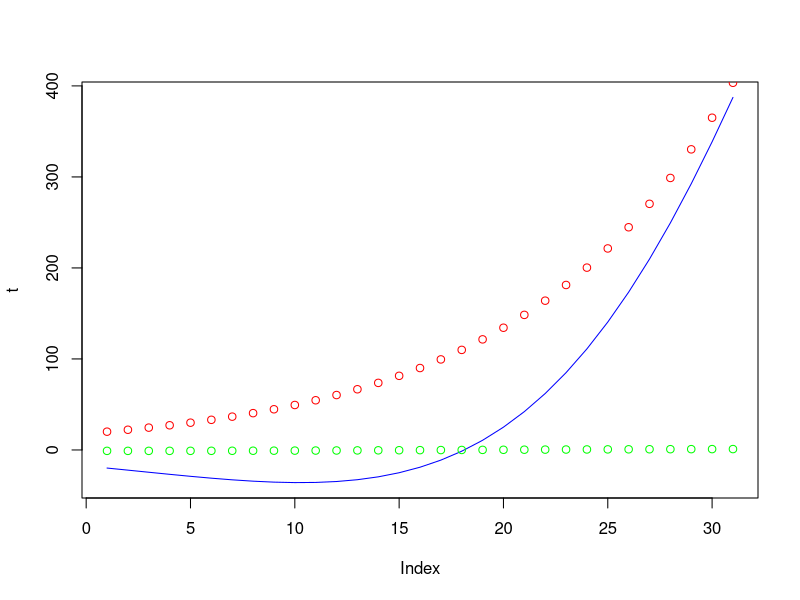
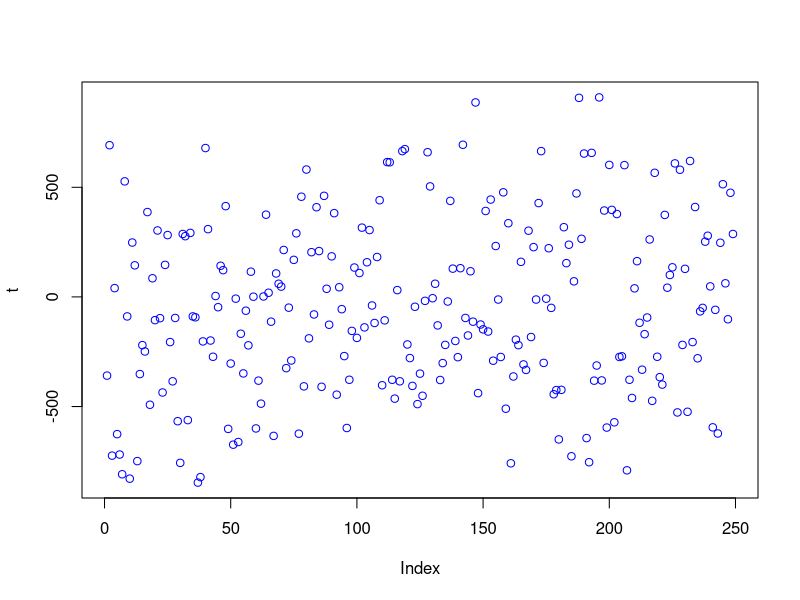

Generate these figures, in order, with R:
## ---- chunk 1
knitr::opts_chunk$set(echo = TRUE)
## ---- chunk 2
tmp <- seq(3,6,by=0.1)
t <- exp(tmp)*cos(tmp)
t
## ---- chunk 3
plot(t,type="l",col="blue")
points(exp(tmp),col="red")
points(cos(tmp),col="green")
## ---- chunk 4
set.seed(50)
xVec <- sample(0:999, 250, replace=T)
yVec <- sample(0:999, 250, replace=T)

t <- yVec[-1] - xVec[-length(xVec)]

head(t,20)

plot(t,col="blue")

a <- c(2,3,4,7,2,3)

## ---- chunk 5
A <- matrix(c(1,1,3,5,2,6,-2,-1,-3),nrow = 3, byrow = TRUE)
A

B <- matrix(c(10,-10,10),nrow=15,ncol=3,byrow=TRUE)
B

t(B)%*%B

